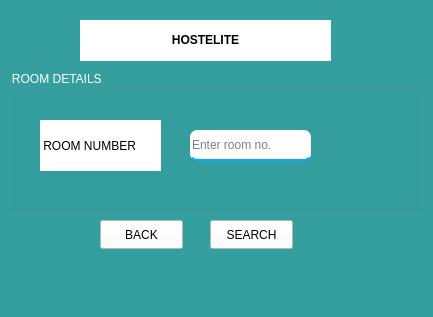
<?xml version="1.0" encoding="UTF-8"?>
<ui version="4.0">
 <class>MainWindow</class>
 <widget class="QMainWindow" name="MainWindow">
  <property name="geometry">
   <rect>
    <x>0</x>
    <y>0</y>
    <width>433</width>
    <height>317</height>
   </rect>
  </property>
  <property name="windowTitle">
   <string>MainWindow</string>
  </property>
  <property name="styleSheet">
   <string notr="true">background-color: rgb(53, 159, 159);
color: rgb(255, 255, 255);</string>
  </property>
  <property name="dockNestingEnabled">
   <bool>false</bool>
  </property>
  <widget class="QWidget" name="centralwidget">
   <widget class="QGroupBox" name="groupBox">
    <property name="geometry">
     <rect>
      <x>10</x>
      <y>70</y>
      <width>411</width>
      <height>141</height>
     </rect>
    </property>
    <property name="title">
     <string>ROOM DETAILS </string>
    </property>
    <widget class="QLineEdit" name="rmno">
     <property name="geometry">
      <rect>
       <x>180</x>
       <y>60</y>
       <width>121</width>
       <height>31</height>
      </rect>
     </property>
     <property name="styleSheet">
      <string notr="true">QLineEdit{
	color: rgb(0, 0, 0);
	background-color: rgb(255, 255, 255);
border:2px solid rgb(0,175,255);
border-radius:7px;
border-top:0px;
border-left:0px;
border-right:0px;
}</string>
     </property>
     <property name="placeholderText">
      <string>Enter room no.</string>
     </property>
    </widget>
    <widget class="QLabel" name="label_2">
     <property name="geometry">
      <rect>
       <x>30</x>
       <y>50</y>
       <width>121</width>
       <height>51</height>
      </rect>
     </property>
     <property name="styleSheet">
      <string notr="true">background-color: rgb(255, 255, 255);
color: rgb(0, 0, 0);</string>
     </property>
     <property name="text">
      <string> ROOM NUMBER</string>
     </property>
     <property name="margin">
      <number>-2</number>
     </property>
    </widget>
   </widget>
   <widget class="QLabel" name="label">
    <property name="geometry">
     <rect>
      <x>80</x>
      <y>20</y>
      <width>251</width>
      <height>41</height>
     </rect>
    </property>
    <property name="styleSheet">
     <string notr="true">background-color: rgb(255, 255, 255);
color: rgb(0, 0, 0);</string>
    </property>
    <property name="text">
     <string>&lt;b&gt;HOSTELITE</string>
    </property>
    <property name="alignment">
     <set>Qt::AlignCenter</set>
    </property>
   </widget>
   <widget class="QPushButton" name="pushButton">
    <property name="geometry">
     <rect>
      <x>100</x>
      <y>220</y>
      <width>83</width>
      <height>29</height>
     </rect>
    </property>
    <property name="styleSheet">
     <string notr="true">background-color: rgb(255, 255, 255);
color: rgb(0, 0, 0);</string>
    </property>
    <property name="text">
     <string>BACK</string>
    </property>
   </widget>
   <widget class="QPushButton" name="pushButton_2">
    <property name="geometry">
     <rect>
      <x>210</x>
      <y>220</y>
      <width>83</width>
      <height>29</height>
     </rect>
    </property>
    <property name="styleSheet">
     <string notr="true">background-color: rgb(255, 255, 255);
color: rgb(0, 0, 0);</string>
    </property>
    <property name="text">
     <string>SEARCH</string>
    </property>
   </widget>
  </widget>
  <widget class="QMenuBar" name="menubar">
   <property name="geometry">
    <rect>
     <x>0</x>
     <y>0</y>
     <width>433</width>
     <height>25</height>
    </rect>
   </property>
  </widget>
 </widget>
 <resources/>
 <connections/>
</ui>
